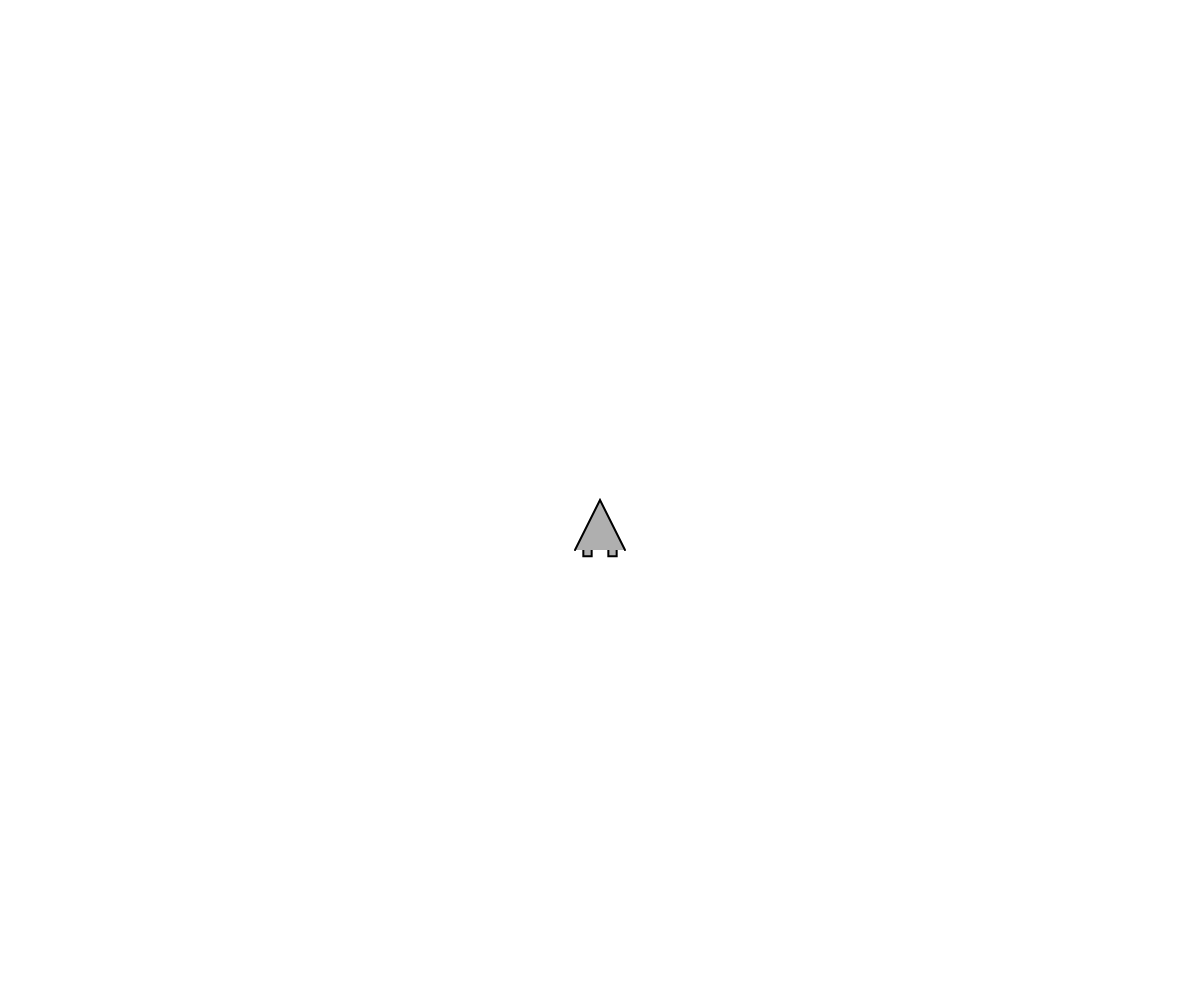
Frame 1 (no input)
Frame 60 (no input): identical to frame 1, image omitted
Frame 120 (the mouse pressed at the canvas centre since frame 60): identical to frame 1, image omitted

The p5.js sketch that drew this single still picture (run headless with seeded random() and noise() and a simulated clock; from frame 60 on, the mouse is pressed at the canvas centre):

// p5.js sketch
// ── sketch.js
let ship;

function setup() {
  createCanvas(windowWidth, windowHeight);
  ship = new Spaceship();
}

function draw() {
  background(255);

  ship.update();
  ship.wrapEdges();
  ship.draw();

  if (keyIsDown(LEFT_ARROW)) {
    ship.turn(-0.03);
  } else if (keyIsDown(RIGHT_ARROW)) {
    ship.turn(0.03);
  } else if (keyIsDown(90)) {
    // Code pour Z
    ship.thrust();
  }
}

// ── ship.js
class Spaceship {
  constructor() {
    // Regular motion stuff
    this.position = createVector(width / 2, height / 2);
    this.velocity = createVector();
    this.acceleration = createVector();

    // Freinage arbitraire du vaisseau
    this.brake = 0.995;
    this.maxSpeed = 6;

    // Variable pour la direction (heading);
    this.heading = 0;

    // Taille du vaisseau
    this.r = 25;

    // Variable pour colorer les boosters si on accélère
    this.isThrusting = false;
  }

  update() {
    this.velocity.add(this.acceleration); // Vitesse change avec acceleration
    this.velocity.mult(this.brake); // On freine un peu le vaisseau
    this.velocity.limit(this.maxSpeed); // Limite la vitesse
    this.position.add(this.velocity); // Change la position avec la vitesse

    this.acceleration.mult(0); // Reset l'acceleration pour pas aller trop vite
  }

  applyForce(force) {
    let f = force.copy();
    // f.div(mass); ON IGNORE LA MASSE ICI
    this.acceleration.add(f);
  }

  // Change l'angle d'attaque du vaisseau
  turn(angle) {
    this.heading += angle;
  }

  // Applique une force de poussée
  thrust() {
    // Offset de l'angle car le vaisseau est dessiné verticalement au début
    let angle = this.heading - PI / 2;
    let force = p5.Vector.fromAngle(angle);
    force.mult(0.1);
    this.applyForce(force);
    // Pour dessiner les boosters en action
    this.isThrusting = true;
  }

  wrapEdges() {
    let offset = this.r * 2;
    if (this.position.x > width + offset) {
      this.position.x = -offset;
    } else if (this.position.x < -offset) {
      this.position.x = width + offset;
    } else if (this.position.y > height + offset) {
      this.position.y = -offset;
    } else if (this.position.y < -offset) {
      this.position.y = height + offset;
    }
  }

  // Dessiner le vaisseau
  draw() {
    stroke(0);
    strokeWeight(2);
    // On wrap le code avec push et pop pour n'affecter que CE vaisseau
    push();

    translate(this.position.x, this.position.y + this.r);
    rotate(this.heading);
    fill(175);
    if (this.isThrusting) {
      fill(255, 0, 0);
    }
    rectMode(CENTER);
    rect(-this.r / 2, this.r, this.r / 3, this.r / 2);
    rect(this.r / 2, this.r, this.r / 3, this.r / 2);
    fill(175);
    // Fais le triangle du vaisseau
    beginShape();
    vertex(-this.r, this.r);
    vertex(0, - this.r);
    vertex(this.r, this.r);
    endShape();
    rectMode(CENTER);

    pop();
    
    this.isThrusting = false; // On remet a false le thrusting
  }
} 
